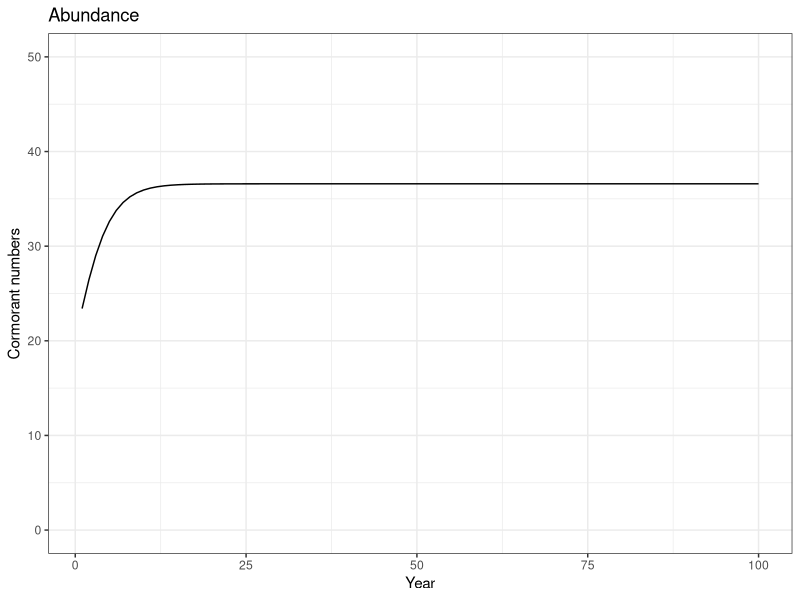
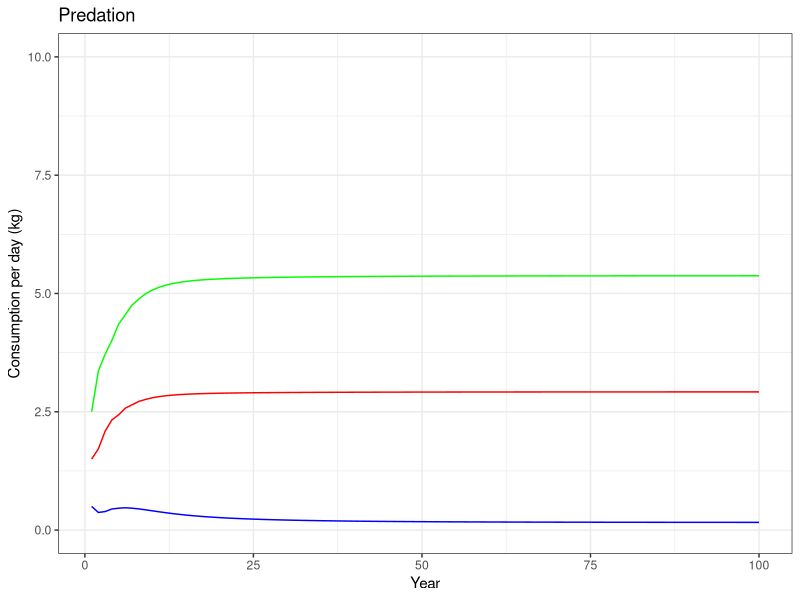
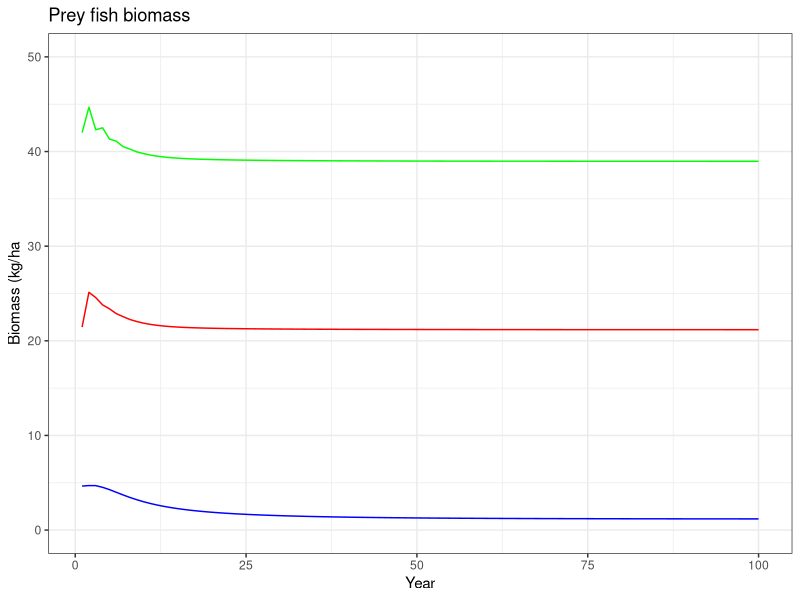
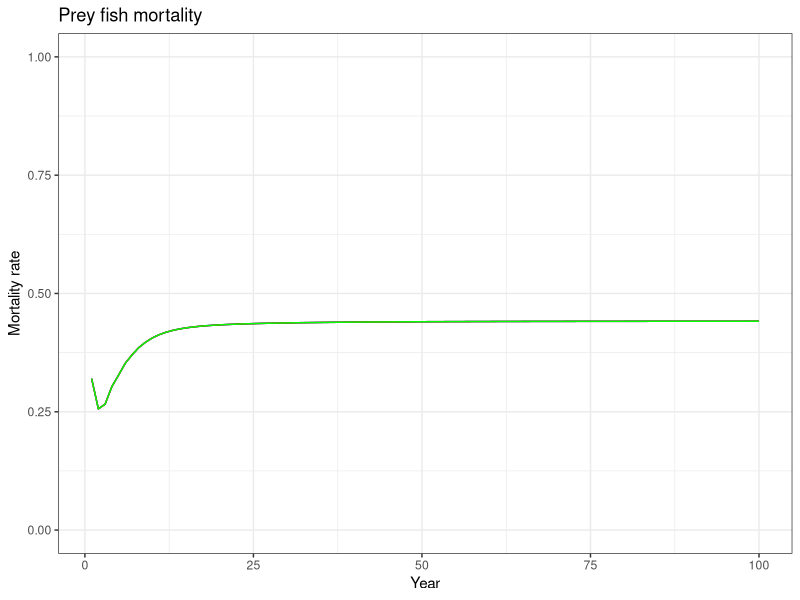

Reproduce these figures in R, in order.
#Assignment 2.4b - - Functional response, Part b 
#using Model4_Predation, looking at predator effects on prey dynamics

#################################
#Answers to questions:
# Part 1 - mortality is same for all three prey species; equilibrium abundances
# below K for each species, accounting for predation losses at equilibrium;
# consumption reflects differences in biomass - this is why mortality is not
# different; prey #1 might be heading to extinction

# Part 2 - reducing r for species 1 to 0.3 (prey_r <- c(0.3,1.5,2))
# means that it goes extinct by year 100. Increasing it to 1 raises its eqm
# biomass (prey_r <- c(1.0,1.5,2)). The biomasses of the other species change
# slightly when r for species #1 is increased to 1. This is presumably because
# consumption of species #2,3 can drop slightly because more predator
# demand is met by species #1
# Increasing K for species #2,3 can prevent species #1 from going extinct. Higher
# K means more biomass and thus more consumption for specices #2,3, and therefore
# less consumption for species #1. If the latter is low enough predation 
# mortality does not exceed population growth due to r.

##################################

# Units matter more now, so we need to specify the size of the area where predation is 
# ocurring to convert bird numbers to bird density, and the length of the feeding period
# Specify feeding area
area <- 25  # ha
# Add feeding season length in days to get total seasonal consumption
daysperseason <- 80

# Define starting values for state variables
birds <- 20  # total numbers
prey <- c(5, 15, 25)  # three fish prey types, kg per ha


# Define variables for cormorant processes
a <- 1  
b <- .0046
c <- 1
d <- 50
# Define variables for predation
sr <- rep(.05,3)  # same as Tseheye paper, units are ha/day
ht <- rep(4,3)    # units are days/kg
# functional response calculates consumption in kg per day

#Define population paramters for prey species (logistic model)
prey_r <- c(.5,1.5,2)
prey_K <- c(10,30,50)

# Set up vectors for time series of numbers and rates
birds_over_time <- numeric(100)
eaten <- array(0,dim=c(3,100))  #prey consumption
prey_over_time <- array(0,dim=c(3,100))  # biomass of prey kg/ha
mortality <- array(0,dim=c(3,100))  # predation mortality

# Start the main simulation loop over time
for (i in 1:100) {   # we will run the model for 100 time steps

  for (j in 1:3) {
    eaten[j,i] <- sr[j]*prey[j]/(1+sum(sr*ht*prey)) * birds/area * daysperseason
    # cap consumption at the total biomass available
    eaten[j,i] <- min(prey[j],eaten[j,i])
    # Calculate and save mortality
    mortality[j,i] <- eaten[j,i]/prey[j]
  }  
  # Calculate the birth and death rates according to our dynamic processes
  births_per_female <- a * exp(-b * birds)
  deaths_per_capita <- c * birds / (d + birds)

  # Convert rates to actual numbers
  births <- births_per_female * birds / 2  # divide by 2 because per female
  deaths <- deaths_per_capita * birds
  
  # Apply the tautologies
  # birds
  birds <- birds + births - deaths
  # prey fish
  prey <- prey + prey_r*prey*(1-prey/prey_K) - mortality[,i]*prey
  
  # Update the vectors of numbers and rates at the end of the time step
  birds_over_time[i] <- birds/area
  prey_over_time[,i] <- prey  # calculate consumption for each prey
 
  #close the time loop
}

# Plot the results - ggplot version
library(ggplot2)
x <- seq(from=1,to=100)
Number_plot <- ggplot() +
  geom_line(mapping=aes(x=x,y=birds_over_time*area)) +
  labs(title = "Abundance",
       x = "Year",
       y = "Cormorant numbers") +
  coord_cartesian(ylim=c(0,50)) +
  theme_bw()
plot(Number_plot)
Consumption_plot <- ggplot() +
  geom_line(mapping=aes(x=x,y=eaten[1,]*area/daysperseason),
            color='blue') +
  geom_line(mapping=aes(x=x,y=eaten[2,]*area/daysperseason),
            color="red") +
  geom_line(mapping=aes(x=x,y=eaten[3,]*area/daysperseason),
            color="green") +
  labs(title = "Predation",
       x="Year",
       y="Consumption per day (kg)") +
  coord_cartesian(ylim=c(0,10)) +
  theme_bw()
plot(Consumption_plot)
Prey_plot <- ggplot() +
  geom_line(mapping=aes(x=x,y=prey_over_time[1,]),
            color='blue') +
  geom_line(mapping=aes(x=x,y=prey_over_time[2,]),
            color='red') +
  geom_line(mapping=aes(x=x,y=prey_over_time[3,]),
            color='green') +
  labs(title = "Prey fish biomass",
       x= 'Year',
       y='Biomass (kg/ha') +
  coord_cartesian(ylim=c(0,50)) +
  theme_bw()
plot(Prey_plot)
Mort_plot <- ggplot() +
  geom_line(mapping=aes(x=x,y=mortality[1,]),
            color='blue') +
  geom_line(mapping=aes(x=x,y=mortality[2,]),
            color='red') +
  geom_line(mapping=aes(x=x,y=mortality[3,]),
            color='green') +
  labs(title = "Prey fish mortality",
       x= 'Year',
       y='Mortality rate') +
  coord_cartesian(ylim=c(0,1)) +
  theme_bw()
plot(Mort_plot)
